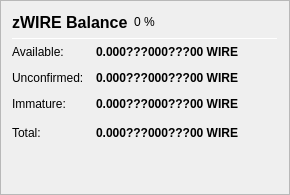
                   <widget class="QFrame" name="frame_ZerocoinBalances">
                    <property name="frameShape">
                     <enum>QFrame::StyledPanel</enum>
                    </property>
                    <property name="frameShadow">
                     <enum>QFrame::Raised</enum>
                    </property>
                    <layout class="QVBoxLayout" name="verticalLayout_7">
                     <item>
                      <layout class="QHBoxLayout" name="horizontalLayout_8" stretch="0">
                       <item>
                        <widget class="QLabel" name="label_5z_3">
                         <property name="minimumSize">
                          <size>
                           <width>0</width>
                           <height>20</height>
                          </size>
                         </property>
                         <property name="font">
                          <font>
                           <pointsize>12</pointsize>
                           <weight>75</weight>
                           <bold>true</bold>
                          </font>
                         </property>
                         <property name="text">
                          <string>zWIRE Balance</string>
                         </property>
                        </widget>
                       </item>
                       <item>
                        <widget class="QLabel" name="labelzWIREPercent">
                         <property name="text">
                          <string notr="true">0 %</string>
                         </property>
                        </widget>
                       </item>
                       <item>
                        <spacer name="horizontalSpacer_11">
                         <property name="orientation">
                          <enum>Qt::Horizontal</enum>
                         </property>
                         <property name="sizeHint" stdset="0">
                          <size>
                           <width>40</width>
                           <height>20</height>
                          </size>
                         </property>
                        </spacer>
                       </item>
                      </layout>
                     </item>
                     <item>
                      <widget class="Line" name="line_ZerocoinBalance">
                       <property name="minimumSize">
                        <size>
                         <width>0</width>
                         <height>1</height>
                        </size>
                       </property>
                       <property name="maximumSize">
                        <size>
                         <width>16777215</width>
                         <height>1</height>
                        </size>
                       </property>
                       <property name="orientation">
                        <enum>Qt::Horizontal</enum>
                       </property>
                      </widget>
                     </item>
                     <item>
                      <layout class="QGridLayout" name="gridLayout_5">
                       <property name="spacing">
                        <number>12</number>
                       </property>
                       <item row="1" column="0">
                        <widget class="QLabel" name="labelzBalanceMatureText">
                         <property name="toolTip">
                          <string>Mature: more than 20 confirmation and more than 3 mints of the same denomination after it was minted.
These zWIRE are spendable.</string>
                         </property>
                         <property name="text">
                          <string>Available:</string>
                         </property>
                        </widget>
                       </item>
                       <item row="1" column="1">
                        <widget class="QLabel" name="labelzBalanceMature">
                         <property name="font">
                          <font>
                           <weight>75</weight>
                           <bold>true</bold>
                          </font>
                         </property>
                         <property name="toolTip">
                          <string>Mature: more than 20 confirmation and more than 3 mints of the same denomination after it was minted.
These zWIRE are spendable.</string>
                         </property>
                         <property name="text">
                          <string notr="true">0.000???000???00 WIRE</string>
                         </property>
                         <property name="alignment">
                          <set>Qt::AlignRight|Qt::AlignTrailing|Qt::AlignVCenter</set>
                         </property>
                        </widget>
                       </item>
                       <item row="2" column="0">
                        <widget class="QLabel" name="labelzBalanceUnconfirmedText">
                         <property name="toolTip">
                          <string>Unconfirmed: less than 20 confirmations
Immature: confirmed, but less than 3 mints of the same denomination after it was minted</string>
                         </property>
                         <property name="text">
                          <string>Unconfirmed:</string>
                         </property>
                        </widget>
                       </item>
                       <item row="2" column="1">
                        <widget class="QLabel" name="labelzBalanceUnconfirmed">
                         <property name="font">
                          <font>
                           <weight>75</weight>
                           <bold>true</bold>
                          </font>
                         </property>
                         <property name="toolTip">
                          <string>Unconfirmed: less than 20 confirmations
Immature: confirmed, but less than 3 mints of the same denomination after it was minted</string>
                         </property>
                         <property name="text">
                          <string notr="true">0.000???000???00 WIRE</string>
                         </property>
                         <property name="alignment">
                          <set>Qt::AlignRight|Qt::AlignTrailing|Qt::AlignVCenter</set>
                         </property>
                        </widget>
                       </item>
                       <item row="3" column="0">
                        <widget class="QLabel" name="labelzBalanceImmatureText">
                         <property name="toolTip">
                          <string>Unconfirmed: less than 20 confirmations
Immature: confirmed, but less than 3 mints of the same denomination after it was minted</string>
                         </property>
                         <property name="text">
                          <string>Immature:</string>
                         </property>
                        </widget>
                       </item>
                       <item row="3" column="1">
                        <widget class="QLabel" name="labelzBalanceImmature">
                         <property name="font">
                          <font>
                           <weight>75</weight>
                           <bold>true</bold>
                          </font>
                         </property>
                         <property name="toolTip">
                          <string>Unconfirmed: less than 20 confirmations
Immature: confirmed, but less than 3 mints of the same denomination after it was minted</string>
                         </property>
                         <property name="text">
                          <string notr="true">0.000???000???00 WIRE</string>
                         </property>
                         <property name="alignment">
                          <set>Qt::AlignRight|Qt::AlignTrailing|Qt::AlignVCenter</set>
                         </property>
                        </widget>
                       </item>
                       <item row="4" column="0">
                        <widget class="QLabel" name="labelzBalanceText">
                         <property name="toolTip">
                          <string>Your current zWIRE balance, unconfirmed and immature zWIRE included.</string>
                         </property>
                         <property name="text">
                          <string>Total:</string>
                         </property>
                        </widget>
                       </item>
                       <item row="4" column="1">
                        <widget class="QLabel" name="labelzBalance">
                         <property name="font">
                          <font>
                           <weight>75</weight>
                           <bold>true</bold>
                          </font>
                         </property>
                         <property name="cursor">
                          <cursorShape>IBeamCursor</cursorShape>
                         </property>
                         <property name="toolTip">
                          <string>Your current zWIRE balance, unconfirmed and immature zWIRE included.</string>
                         </property>
                         <property name="text">
                          <string notr="true">0.000???000???00 WIRE</string>
                         </property>
                         <property name="alignment">
                          <set>Qt::AlignRight|Qt::AlignTrailing|Qt::AlignVCenter</set>
                         </property>
                         <property name="textInteractionFlags">
                          <set>Qt::LinksAccessibleByMouse|Qt::TextSelectableByKeyboard|Qt::TextSelectableByMouse</set>
                         </property>
                        </widget>
                       </item>
                       <item row="4" column="2">
                        <spacer name="horizontalSpacer_4">
                         <property name="orientation">
                          <enum>Qt::Horizontal</enum>
                         </property>
                         <property name="sizeHint" stdset="0">
                          <size>
                           <width>40</width>
                           <height>20</height>
                          </size>
                         </property>
                        </spacer>
                       </item>
                      </layout>
                     </item>
                     <item>
                      <spacer name="verticalSpacer_4">
                       <property name="orientation">
                        <enum>Qt::Vertical</enum>
                       </property>
                       <property name="sizeHint" stdset="0">
                        <size>
                         <width>20</width>
                         <height>40</height>
                        </size>
                       </property>
                      </spacer>
                     </item>
                    </layout>
                   </widget>
